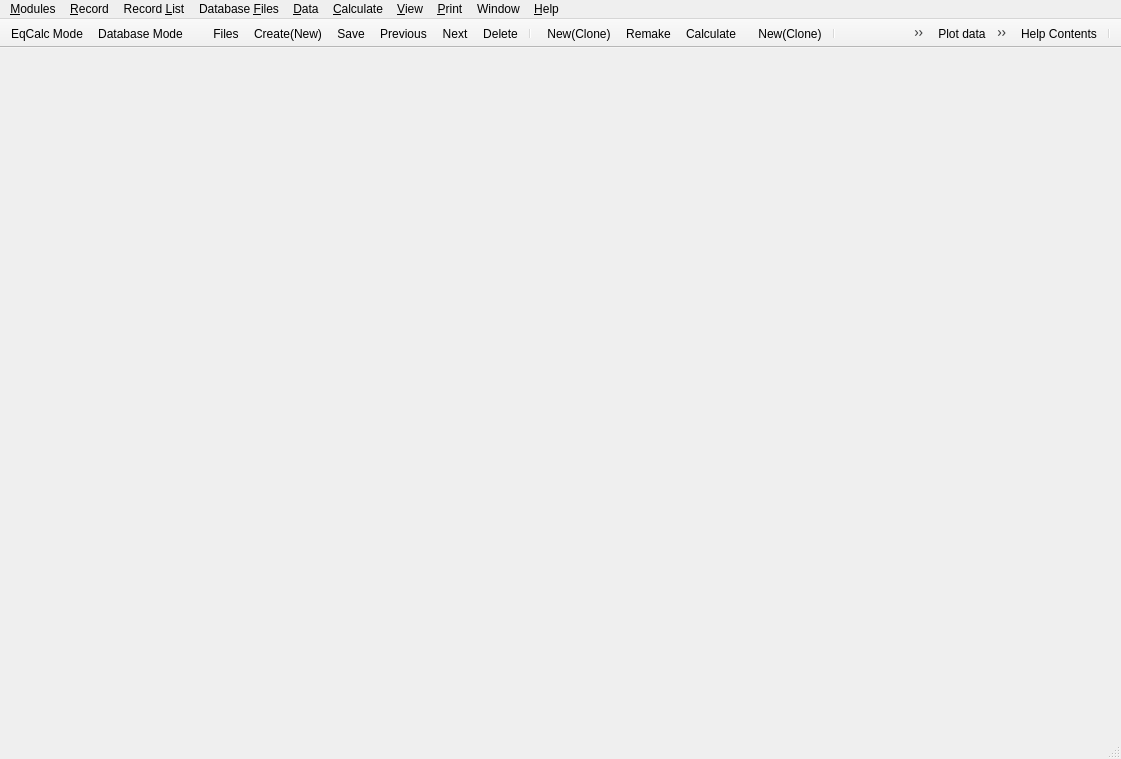
<?xml version="1.0" encoding="UTF-8"?>
<ui version="4.0">
 <class>GemsMainWindowData</class>
 <widget class="QMainWindow" name="GemsMainWindowData">
  <property name="geometry">
   <rect>
    <x>0</x>
    <y>0</y>
    <width>1121</width>
    <height>759</height>
   </rect>
  </property>
  <property name="windowTitle">
   <string>MainWindow</string>
  </property>
  <property name="tabShape">
   <enum>QTabWidget::Rounded</enum>
  </property>
  <property name="dockOptions">
   <set>QMainWindow::AllowTabbedDocks|QMainWindow::AnimatedDocks</set>
  </property>
  <widget class="QWidget" name="centralwidget">
   <layout class="QHBoxLayout" name="horizontalLayout"/>
  </widget>
  <widget class="QMenuBar" name="menubar">
   <property name="geometry">
    <rect>
     <x>0</x>
     <y>0</y>
     <width>1121</width>
     <height>21</height>
    </rect>
   </property>
   <widget class="QMenu" name="menu_Record">
    <property name="title">
     <string>&amp;Record</string>
    </property>
    <addaction name="action_Create"/>
    <addaction name="action_New"/>
    <addaction name="separator"/>
    <addaction name="action_Display"/>
    <addaction name="action_Remake"/>
    <addaction name="action_Calculate"/>
    <addaction name="separator"/>
    <addaction name="action_Save"/>
    <addaction name="actionSave_As"/>
    <addaction name="action_Delete"/>
    <addaction name="separator"/>
    <addaction name="action_Plot"/>
    <addaction name="action_Print"/>
   </widget>
   <widget class="QMenu" name="menuRecord_List">
    <property name="title">
     <string>Record &amp;List</string>
    </property>
    <addaction name="action_Copy"/>
    <addaction name="action_Rename"/>
    <addaction name="action_Move"/>
    <addaction name="action_Delete_list"/>
    <addaction name="separator"/>
    <addaction name="action_List"/>
    <addaction name="action_Backup"/>
    <addaction name="action_Restore"/>
    <addaction name="separator"/>
    <addaction name="action_Export"/>
    <addaction name="action_Import"/>
   </widget>
   <widget class="QMenu" name="menu_Database_Files">
    <property name="title">
     <string>Database &amp;Files</string>
    </property>
    <addaction name="action_Selection"/>
    <addaction name="action_Add_Link"/>
    <addaction name="action_New_2"/>
    <addaction name="separator"/>
    <addaction name="action_Compress"/>
   </widget>
   <widget class="QMenu" name="menuWindow">
    <property name="title">
     <string>Window</string>
    </property>
    <addaction name="actClose"/>
    <addaction name="actCloseAll"/>
    <addaction name="separator"/>
    <addaction name="actTile"/>
    <addaction name="actCascade"/>
    <addaction name="separator"/>
   </widget>
   <widget class="QMenu" name="smenu_Data">
    <property name="title">
     <string>&amp;Data</string>
    </property>
    <addaction name="sactionOpenMTPARAM"/>
    <addaction name="sactionOpen_SYSTEM_ICOMP"/>
    <addaction name="separator"/>
    <addaction name="sactionOutMulti"/>
    <addaction name="sactionReadMulti"/>
   </widget>
   <widget class="QMenu" name="smenu_Calc">
    <property name="title">
     <string>&amp;Calculate</string>
    </property>
    <addaction name="saction_BCC"/>
    <addaction name="saction_IPM"/>
    <addaction name="separator"/>
    <addaction name="separator"/>
    <addaction name="sactionSimplex"/>
    <addaction name="sactionPrecise"/>
    <addaction name="sactionStepwise"/>
   </widget>
   <widget class="QMenu" name="smenu_View">
    <property name="title">
     <string>&amp;View</string>
    </property>
    <addaction name="sactionEQUSTAT_ICOMP"/>
    <addaction name="sactionOpenMULTI"/>
   </widget>
   <widget class="QMenu" name="smenu_Print">
    <property name="title">
     <string>&amp;Print</string>
    </property>
    <addaction name="sactionPrintMtparm"/>
    <addaction name="sactionPrintSystem"/>
    <addaction name="sactionPrintEqstat"/>
    <addaction name="separator"/>
    <addaction name="sactionPrInput"/>
    <addaction name="sactionPrResults"/>
   </widget>
   <widget class="QMenu" name="smenu_Help">
    <property name="title">
     <string>&amp;Help</string>
    </property>
    <addaction name="action_Preferences"/>
    <addaction name="sactionHelp"/>
    <addaction name="sactionHowto"/>
    <addaction name="actionTutorial"/>
    <addaction name="sactionScript"/>
    <addaction name="separator"/>
    <addaction name="sactionMoreBCC"/>
    <addaction name="sactionMoreIPM"/>
    <addaction name="separator"/>
    <addaction name="sactionAbout"/>
    <addaction name="actionAuthors"/>
    <addaction name="actionThanks"/>
    <addaction name="actionLicense"/>
   </widget>
   <widget class="QMenu" name="menu_Modules">
    <property name="tearOffEnabled">
     <bool>false</bool>
    </property>
    <property name="title">
     <string>&amp;Modules</string>
    </property>
    <addaction name="action_calcMode"/>
    <addaction name="actionDataBaseMode"/>
    <addaction name="separator"/>
    <addaction name="actionIComp"/>
    <addaction name="actionDComp"/>
    <addaction name="actionReacDC"/>
    <addaction name="actionRTparm"/>
    <addaction name="actionPhase"/>
    <addaction name="actionCompos"/>
    <addaction name="separator"/>
    <addaction name="actionSysEq"/>
    <addaction name="actionProcess"/>
    <addaction name="actionGEM2MT"/>
    <addaction name="actionGtDemo"/>
    <addaction name="actionDualTh"/>
    <addaction name="actionUnSpace"/>
    <addaction name="actionProject"/>
    <addaction name="separator"/>
    <addaction name="actionSDref"/>
    <addaction name="separator"/>
    <addaction name="actionExit"/>
   </widget>
   <addaction name="menu_Modules"/>
   <addaction name="menu_Record"/>
   <addaction name="menuRecord_List"/>
   <addaction name="menu_Database_Files"/>
   <addaction name="smenu_Data"/>
   <addaction name="smenu_Calc"/>
   <addaction name="smenu_View"/>
   <addaction name="smenu_Print"/>
   <addaction name="menuWindow"/>
   <addaction name="smenu_Help"/>
  </widget>
  <widget class="QStatusBar" name="statusbar"/>
  <widget class="QToolBar" name="toolBar">
   <property name="windowTitle">
    <string>GEMS3ModeTB</string>
   </property>
   <property name="movable">
    <bool>false</bool>
   </property>
   <attribute name="toolBarArea">
    <enum>TopToolBarArea</enum>
   </attribute>
   <attribute name="toolBarBreak">
    <bool>false</bool>
   </attribute>
   <addaction name="action_calcMode"/>
   <addaction name="actionDataBaseMode"/>
  </widget>
  <widget class="QToolBar" name="toolModule">
   <property name="windowTitle">
    <string>ModuleList</string>
   </property>
   <property name="movable">
    <bool>false</bool>
   </property>
   <attribute name="toolBarArea">
    <enum>TopToolBarArea</enum>
   </attribute>
   <attribute name="toolBarBreak">
    <bool>false</bool>
   </attribute>
  </widget>
  <widget class="QToolBar" name="toolBar_2">
   <property name="windowTitle">
    <string>RecordTool</string>
   </property>
   <property name="movable">
    <bool>false</bool>
   </property>
   <property name="allowedAreas">
    <set>Qt::AllToolBarAreas</set>
   </property>
   <property name="floatable">
    <bool>true</bool>
   </property>
   <attribute name="toolBarArea">
    <enum>TopToolBarArea</enum>
   </attribute>
   <attribute name="toolBarBreak">
    <bool>false</bool>
   </attribute>
   <addaction name="actionFile"/>
   <addaction name="action_Create"/>
   <addaction name="action_Save"/>
   <addaction name="actionPrevious"/>
   <addaction name="actionNext"/>
   <addaction name="action_Delete"/>
   <addaction name="separator"/>
  </widget>
  <widget class="QToolBar" name="toolBar_4">
   <property name="windowTitle">
    <string>ModuleCalc</string>
   </property>
   <property name="movable">
    <bool>false</bool>
   </property>
   <property name="floatable">
    <bool>true</bool>
   </property>
   <attribute name="toolBarArea">
    <enum>TopToolBarArea</enum>
   </attribute>
   <attribute name="toolBarBreak">
    <bool>false</bool>
   </attribute>
   <addaction name="action_New"/>
   <addaction name="action_Remake"/>
   <addaction name="action_Calculate"/>
  </widget>
  <widget class="QToolBar" name="toolBar_3">
   <property name="windowTitle">
    <string>SystemSetCalc</string>
   </property>
   <property name="movable">
    <bool>false</bool>
   </property>
   <property name="floatable">
    <bool>true</bool>
   </property>
   <attribute name="toolBarArea">
    <enum>TopToolBarArea</enum>
   </attribute>
   <attribute name="toolBarBreak">
    <bool>false</bool>
   </attribute>
   <addaction name="action_New"/>
   <addaction name="separator"/>
   <addaction name="sactionINSERT_SYSTEM"/>
   <addaction name="sactionOpen_SYSTEM_ICOMP"/>
   <addaction name="saction_BCC"/>
   <addaction name="saction_IPM"/>
   <addaction name="sactionEQUSTAT_ICOMP"/>
  </widget>
  <widget class="QToolBar" name="toolBar_5">
   <property name="windowTitle">
    <string>PlotGraphTB</string>
   </property>
   <property name="movable">
    <bool>false</bool>
   </property>
   <property name="floatable">
    <bool>false</bool>
   </property>
   <attribute name="toolBarArea">
    <enum>TopToolBarArea</enum>
   </attribute>
   <attribute name="toolBarBreak">
    <bool>false</bool>
   </attribute>
   <addaction name="action_Plot"/>
   <addaction name="action_Print"/>
   <addaction name="separator"/>
  </widget>
  <widget class="QToolBar" name="toolBar_6">
   <property name="windowTitle">
    <string>Help</string>
   </property>
   <property name="movable">
    <bool>false</bool>
   </property>
   <property name="floatable">
    <bool>false</bool>
   </property>
   <attribute name="toolBarArea">
    <enum>TopToolBarArea</enum>
   </attribute>
   <attribute name="toolBarBreak">
    <bool>false</bool>
   </attribute>
   <addaction name="action_Help_2"/>
   <addaction name="separator"/>
  </widget>
  <action name="action_Create">
   <property name="icon">
    <iconset resource="../GUI.qrc">
     <normaloff>:/menu/Icons/NewCreateRecordIcon.png</normaloff>:/menu/Icons/NewCreateRecordIcon.png</iconset>
   </property>
   <property name="text">
    <string>&amp;Create(New)...</string>
   </property>
   <property name="toolTip">
    <string>Create a new record from scratch</string>
   </property>
   <property name="iconVisibleInMenu">
    <bool>true</bool>
   </property>
  </action>
  <action name="action_New">
   <property name="icon">
    <iconset resource="../GUI.qrc">
     <normaloff>:/menu/Icons/NewCloneRecordIcon.png</normaloff>:/menu/Icons/NewCloneRecordIcon.png</iconset>
   </property>
   <property name="text">
    <string>&amp;New(Clone)...</string>
   </property>
   <property name="toolTip">
    <string>Clone a new record from this one</string>
   </property>
   <property name="iconVisibleInMenu">
    <bool>true</bool>
   </property>
  </action>
  <action name="action_Display">
   <property name="icon">
    <iconset resource="../GUI.qrc">
     <normaloff>:/menu/Icons/SelectDisplayRecordIcon.png</normaloff>:/menu/Icons/SelectDisplayRecordIcon.png</iconset>
   </property>
   <property name="text">
    <string>D&amp;isplay</string>
   </property>
   <property name="toolTip">
    <string>Select and display record</string>
   </property>
   <property name="shortcut">
    <string>F6</string>
   </property>
   <property name="iconVisibleInMenu">
    <bool>true</bool>
   </property>
  </action>
  <action name="action_Remake">
   <property name="icon">
    <iconset resource="../GUI.qrc">
     <normaloff>:/menu/Icons/RemakeRecordIcon.png</normaloff>:/menu/Icons/RemakeRecordIcon.png</iconset>
   </property>
   <property name="text">
    <string>&amp;Remake...</string>
   </property>
   <property name="toolTip">
    <string>Remake record data structure</string>
   </property>
   <property name="iconVisibleInMenu">
    <bool>true</bool>
   </property>
  </action>
  <action name="action_Calculate">
   <property name="icon">
    <iconset resource="../GUI.qrc">
     <normaloff>:/menu/Icons/CalculateRecordDataIcon.png</normaloff>:/menu/Icons/CalculateRecordDataIcon.png</iconset>
   </property>
   <property name="text">
    <string>Calculat&amp;e</string>
   </property>
   <property name="toolTip">
    <string>Re-calculate and check record data</string>
   </property>
   <property name="shortcut">
    <string>F9</string>
   </property>
   <property name="iconVisibleInMenu">
    <bool>true</bool>
   </property>
  </action>
  <action name="action_Save">
   <property name="icon">
    <iconset resource="../GUI.qrc">
     <normaloff>:/menu/Icons/SaveCurrentRecordIcon.png</normaloff>:/menu/Icons/SaveCurrentRecordIcon.png</iconset>
   </property>
   <property name="text">
    <string>&amp;Save</string>
   </property>
   <property name="toolTip">
    <string>Save this record to database</string>
   </property>
   <property name="iconVisibleInMenu">
    <bool>true</bool>
   </property>
  </action>
  <action name="actionSave_As">
   <property name="text">
    <string>Save &amp;As...</string>
   </property>
   <property name="toolTip">
    <string>Save As (save this record under different key)</string>
   </property>
  </action>
  <action name="action_Delete">
   <property name="icon">
    <iconset resource="../GUI.qrc">
     <normaloff>:/menu/Icons/DeleteCurrentRecordIcon.png</normaloff>:/menu/Icons/DeleteCurrentRecordIcon.png</iconset>
   </property>
   <property name="text">
    <string>&amp;Delete</string>
   </property>
   <property name="toolTip">
    <string>Delete this record from database</string>
   </property>
   <property name="iconVisibleInMenu">
    <bool>true</bool>
   </property>
  </action>
  <action name="action_Plot">
   <property name="icon">
    <iconset resource="../GUI.qrc">
     <normaloff>:/menu/Icons/PlotDataOnGraphIcon.png</normaloff>:/menu/Icons/PlotDataOnGraphIcon.png</iconset>
   </property>
   <property name="text">
    <string>Plo&amp;t data</string>
   </property>
   <property name="toolTip">
    <string>Plot data on Graph dialog</string>
   </property>
   <property name="iconVisibleInMenu">
    <bool>true</bool>
   </property>
  </action>
  <action name="action_Print">
   <property name="icon">
    <iconset resource="../GUI.qrc">
     <normaloff>:/menu/Icons/PrintDataToFileIcon.png</normaloff>:/menu/Icons/PrintDataToFileIcon.png</iconset>
   </property>
   <property name="text">
    <string>&amp;Print...</string>
   </property>
   <property name="toolTip">
    <string>Print data to (formatted) text file</string>
   </property>
   <property name="iconVisibleInMenu">
    <bool>true</bool>
   </property>
  </action>
  <action name="action_Copy">
   <property name="text">
    <string>&amp;Copy...</string>
   </property>
   <property name="toolTip">
    <string>Copy this record to another database file</string>
   </property>
  </action>
  <action name="action_Rename">
   <property name="text">
    <string>&amp;Rename...</string>
   </property>
   <property name="toolTip">
    <string>Rename selected record(s)</string>
   </property>
  </action>
  <action name="action_Move">
   <property name="text">
    <string>&amp;Move...</string>
   </property>
   <property name="toolTip">
    <string>Move this record to another database file</string>
   </property>
  </action>
  <action name="action_Delete_list">
   <property name="text">
    <string>&amp;Delete...</string>
   </property>
   <property name="toolTip">
    <string>Delete selected record(s)</string>
   </property>
  </action>
  <action name="action_List">
   <property name="text">
    <string>&amp;List...</string>
   </property>
   <property name="toolTip">
    <string>List selected record keys to text file</string>
   </property>
  </action>
  <action name="action_Backup">
   <property name="text">
    <string>&amp;Backup...</string>
   </property>
   <property name="toolTip">
    <string>Backup record(s) to text file</string>
   </property>
  </action>
  <action name="action_Restore">
   <property name="text">
    <string>Re&amp;store...</string>
   </property>
   <property name="toolTip">
    <string>Restore record(s) from text file</string>
   </property>
  </action>
  <action name="action_Export">
   <property name="text">
    <string>&amp;Export...</string>
   </property>
   <property name="toolTip">
    <string>Export record(s) to formatted text file</string>
   </property>
  </action>
  <action name="action_Import">
   <property name="text">
    <string>&amp;Import...</string>
   </property>
   <property name="toolTip">
    <string>Import record(s) from formatted text file</string>
   </property>
  </action>
  <action name="action_Selection">
   <property name="text">
    <string>&amp;Selection...</string>
   </property>
  </action>
  <action name="action_Add_Link">
   <property name="text">
    <string>&amp;Add Link...</string>
   </property>
  </action>
  <action name="action_New_2">
   <property name="text">
    <string>&amp;New File...</string>
   </property>
  </action>
  <action name="action_Compress">
   <property name="text">
    <string>C&amp;ompress...</string>
   </property>
  </action>
  <action name="action_Help">
   <property name="icon">
    <iconset resource="../GUI.qrc">
     <normaloff>:/menu/Icons/ShowHelpWindowIcon.png</normaloff>:/menu/Icons/ShowHelpWindowIcon.png</iconset>
   </property>
   <property name="text">
    <string>&amp;Help Contents</string>
   </property>
   <property name="toolTip">
    <string>Show help contents</string>
   </property>
   <property name="iconVisibleInMenu">
    <bool>true</bool>
   </property>
  </action>
  <action name="actionView_Scripts">
   <property name="text">
    <string>View &amp;Scripts...</string>
   </property>
   <property name="toolTip">
    <string>View available scripts</string>
   </property>
   <property name="shortcut">
    <string>F3</string>
   </property>
  </action>
  <action name="action_About_GEMS">
   <property name="text">
    <string>&amp;About GEMS</string>
   </property>
   <property name="toolTip">
    <string>About GEM-Selektor</string>
   </property>
  </action>
  <action name="actionNext">
   <property name="icon">
    <iconset resource="../GUI.qrc">
     <normaloff>:/menu/Icons/DisplayNextRecordIcon.png</normaloff>:/menu/Icons/DisplayNextRecordIcon.png</iconset>
   </property>
   <property name="text">
    <string>Next</string>
   </property>
   <property name="toolTip">
    <string>Display next record</string>
   </property>
   <property name="iconVisibleInMenu">
    <bool>true</bool>
   </property>
  </action>
  <action name="actionPrevious">
   <property name="icon">
    <iconset resource="../GUI.qrc">
     <normaloff>:/menu/Icons/DisplayPrevRecordIcon.png</normaloff>:/menu/Icons/DisplayPrevRecordIcon.png</iconset>
   </property>
   <property name="text">
    <string>Previous</string>
   </property>
   <property name="toolTip">
    <string>Display previous record</string>
   </property>
   <property name="iconVisibleInMenu">
    <bool>true</bool>
   </property>
  </action>
  <action name="actionFilter">
   <property name="icon">
    <iconset resource="../GUI.qrc">
     <normaloff>:/menu/Icons/SetKeyTemplateIcon.png</normaloff>:/menu/Icons/SetKeyTemplateIcon.png</iconset>
   </property>
   <property name="text">
    <string>Filter</string>
   </property>
   <property name="toolTip">
    <string>Set filter for record keys</string>
   </property>
   <property name="iconVisibleInMenu">
    <bool>true</bool>
   </property>
  </action>
  <action name="action_Help_2">
   <property name="icon">
    <iconset resource="../GUI.qrc">
     <normaloff>:/menu/Icons/ShowHelpWindowIcon.png</normaloff>:/menu/Icons/ShowHelpWindowIcon.png</iconset>
   </property>
   <property name="text">
    <string>&amp;Help Contents</string>
   </property>
   <property name="toolTip">
    <string>Help contents</string>
   </property>
   <property name="iconVisibleInMenu">
    <bool>true</bool>
   </property>
  </action>
  <action name="actClose">
   <property name="text">
    <string>&amp;Close</string>
   </property>
   <property name="shortcut">
    <string>Ctrl+F4</string>
   </property>
  </action>
  <action name="actCloseAll">
   <property name="text">
    <string>Close &amp;All</string>
   </property>
  </action>
  <action name="actTile">
   <property name="text">
    <string>&amp;Tile</string>
   </property>
  </action>
  <action name="actCascade">
   <property name="text">
    <string>Casca&amp;de</string>
   </property>
  </action>
  <action name="actionTutorial">
   <property name="text">
    <string>&amp;Tutorial</string>
   </property>
   <property name="toolTip">
    <string>Open Tutorial</string>
   </property>
  </action>
  <action name="action_Preferences">
   <property name="text">
    <string>&amp;Preferences...</string>
   </property>
   <property name="toolTip">
    <string>Open Preferences (Settings) dialog</string>
   </property>
  </action>
  <action name="sactionOpenMTPARAM">
   <property name="text">
    <string>&amp;Thermodynamic data at T,P...</string>
   </property>
   <property name="iconText">
    <string>T,P</string>
   </property>
   <property name="toolTip">
    <string>Thermodynamic data at T,P... (MTparm window)</string>
   </property>
  </action>
  <action name="sactionOpen_SYSTEM_ICOMP">
   <property name="icon">
    <iconset resource="../GUI.qrc">
     <normaloff>:/menu/Icons/DetailedCSDIcon.png</normaloff>:/menu/Icons/DetailedCSDIcon.png</iconset>
   </property>
   <property name="text">
    <string>Detailed &amp;input recipe...</string>
   </property>
   <property name="iconText">
    <string>Detailed input recipe...</string>
   </property>
   <property name="toolTip">
    <string>Open System window (detailed input recipe)</string>
   </property>
   <property name="iconVisibleInMenu">
    <bool>true</bool>
   </property>
  </action>
  <action name="sactionOutMulti">
   <property name="text">
    <string>&amp;Export GEMS3K files...</string>
   </property>
   <property name="toolTip">
    <string>Export GEM task to GEMS3K input files</string>
   </property>
  </action>
  <action name="sactionReadMulti">
   <property name="text">
    <string>Import &amp;GEMS3K DBR file...</string>
   </property>
   <property name="toolTip">
    <string>Import GEMS3K DBR file (for this CSD)</string>
   </property>
  </action>
  <action name="saction_BCC">
   <property name="icon">
    <iconset resource="../GUI.qrc">
     <normaloff>:/menu/Icons/CalculateBCCIcon.png</normaloff>:/menu/Icons/CalculateBCCIcon.png</iconset>
   </property>
   <property name="text">
    <string>Check &amp;BCC</string>
   </property>
   <property name="toolTip">
    <string>Calculate BCC and check it for conflicts</string>
   </property>
   <property name="iconVisibleInMenu">
    <bool>true</bool>
   </property>
  </action>
  <action name="saction_IPM">
   <property name="icon">
    <iconset resource="../GUI.qrc">
     <normaloff>:/menu/Icons/CalculateGEMIcon.png</normaloff>:/menu/Icons/CalculateGEMIcon.png</iconset>
   </property>
   <property name="text">
    <string>Run GEM &amp;IPM</string>
   </property>
   <property name="toolTip">
    <string>Calculate equilibrium with GEM</string>
   </property>
   <property name="iconVisibleInMenu">
    <bool>true</bool>
   </property>
  </action>
  <action name="sactionSimplex">
   <property name="checkable">
    <bool>true</bool>
   </property>
   <property name="checked">
    <bool>true</bool>
   </property>
   <property name="text">
    <string>AIA (&amp;simplex)</string>
   </property>
   <property name="toolTip">
    <string>AIA (simplex) calculation mode</string>
   </property>
  </action>
  <action name="sactionPrecise">
   <property name="checkable">
    <bool>true</bool>
   </property>
   <property name="checked">
    <bool>true</bool>
   </property>
   <property name="text">
    <string>&amp;Cleanup</string>
   </property>
   <property name="toolTip">
    <string>Cleanup mode for precise GEM results</string>
   </property>
  </action>
  <action name="sactionStepwise">
   <property name="checkable">
    <bool>true</bool>
   </property>
   <property name="text">
    <string>S&amp;tepwise mode</string>
   </property>
   <property name="toolTip">
    <string>Stepwise GEM IPM calculation mode</string>
   </property>
  </action>
  <action name="sactionEQUSTAT_ICOMP">
   <property name="icon">
    <iconset resource="../GUI.qrc">
     <normaloff>:/menu/Icons/ShowGEMResultsIcon.png</normaloff>:/menu/Icons/ShowGEMResultsIcon.png</iconset>
   </property>
   <property name="text">
    <string>GEM IPM &amp;task results...</string>
   </property>
   <property name="toolTip">
    <string>Open EqDemo window (GEM task results)</string>
   </property>
   <property name="iconVisibleInMenu">
    <bool>true</bool>
   </property>
  </action>
  <action name="sactionOpenMULTI">
   <property name="text">
    <string>Details for &amp;experts...</string>
   </property>
   <property name="toolTip">
    <string>Open Multi window (for details for experts)</string>
   </property>
  </action>
  <action name="sactionPrintMtparm">
   <property name="text">
    <string>&amp;Thermodynamic data...</string>
   </property>
   <property name="iconText">
    <string>Thermodynamic Data</string>
   </property>
   <property name="toolTip">
    <string>Print Thermodynamic Data</string>
   </property>
  </action>
  <action name="sactionPrintSystem">
   <property name="text">
    <string>Chemical &amp;System Definition...</string>
   </property>
   <property name="iconText">
    <string>Chemical System Definition</string>
   </property>
   <property name="toolTip">
    <string>Print Chemical System Definition</string>
   </property>
  </action>
  <action name="sactionPrintEqstat">
   <property name="icon">
    <iconset resource="../GUI.qrc">
     <normaloff>:/menu/Icons/PrintDataToFileIcon.png</normaloff>:/menu/Icons/PrintDataToFileIcon.png</iconset>
   </property>
   <property name="text">
    <string>&amp;GEM task results...</string>
   </property>
   <property name="iconText">
    <string>GEM task results</string>
   </property>
   <property name="toolTip">
    <string>Print GEM task results</string>
   </property>
   <property name="iconVisibleInMenu">
    <bool>true</bool>
   </property>
  </action>
  <action name="sactionPrInput">
   <property name="text">
    <string>Contents of the &amp;Input: tab ...</string>
   </property>
   <property name="iconText">
    <string>Contents of the Input: tab</string>
   </property>
   <property name="toolTip">
    <string>Print contents of Input: System Definition tab</string>
   </property>
  </action>
  <action name="sactionPrResults">
   <property name="text">
    <string>Contents of the &amp;Results: tab ...</string>
   </property>
   <property name="toolTip">
    <string>Print contents of Results: Equilibrium State tab</string>
   </property>
  </action>
  <action name="sactionHelp">
   <property name="icon">
    <iconset resource="../GUI.qrc">
     <normaloff>:/menu/Icons/ShowHelpWindowIcon.png</normaloff>:/menu/Icons/ShowHelpWindowIcon.png</iconset>
   </property>
   <property name="text">
    <string>&amp;Help</string>
   </property>
   <property name="toolTip">
    <string>Show related Help contents</string>
   </property>
   <property name="iconVisibleInMenu">
    <bool>true</bool>
   </property>
  </action>
  <action name="sactionHowto">
   <property name="text">
    <string>H&amp;ow to</string>
   </property>
   <property name="toolTip">
    <string>How to help pages</string>
   </property>
  </action>
  <action name="sactionScript">
   <property name="text">
    <string>&amp;Scripts...</string>
   </property>
   <property name="toolTip">
    <string>Show available scripts</string>
   </property>
  </action>
  <action name="sactionMoreBCC">
   <property name="text">
    <string>More about &amp;BCC</string>
   </property>
   <property name="toolTip">
    <string>More about CSD and BCC setup</string>
   </property>
  </action>
  <action name="sactionMoreIPM">
   <property name="text">
    <string>More about &amp;IPM</string>
   </property>
   <property name="toolTip">
    <string>More about GEM IPM calculations </string>
   </property>
  </action>
  <action name="sactionAbout">
   <property name="text">
    <string>&amp;About</string>
   </property>
  </action>
  <action name="sactionINSERT_SYSTEM">
   <property name="icon">
    <iconset resource="../GUI.qrc">
     <normaloff>:/menu/Icons/RecipeWizardIcon.png</normaloff>:/menu/Icons/RecipeWizardIcon.png</iconset>
   </property>
   <property name="text">
    <string>&amp;Change Bulk Composition...</string>
   </property>
   <property name="toolTip">
    <string>Open Recipe dialog to set BCC</string>
   </property>
   <property name="iconVisibleInMenu">
    <bool>true</bool>
   </property>
  </action>
  <action name="actionIComp">
   <property name="icon">
    <iconset resource="../GUI.qrc">
     <normaloff>:/modules/Icons/ICompModuleIcon.png</normaloff>:/modules/Icons/ICompModuleIcon.png</iconset>
   </property>
   <property name="text">
    <string>&amp;IComp</string>
   </property>
   <property name="toolTip">
    <string>Independent Components (IComp)</string>
   </property>
   <property name="iconVisibleInMenu">
    <bool>true</bool>
   </property>
  </action>
  <action name="actionDComp">
   <property name="icon">
    <iconset resource="../GUI.qrc">
     <normaloff>:/modules/Icons/DCompModuleIcon.png</normaloff>:/modules/Icons/DCompModuleIcon.png</iconset>
   </property>
   <property name="text">
    <string>&amp;DComp</string>
   </property>
   <property name="toolTip">
    <string>Dependent Components (DComp)</string>
   </property>
   <property name="iconVisibleInMenu">
    <bool>true</bool>
   </property>
  </action>
  <action name="actionReacDC">
   <property name="icon">
    <iconset resource="../GUI.qrc">
     <normaloff>:/modules/Icons/ReacDCModuleIcon.png</normaloff>:/modules/Icons/ReacDCModuleIcon.png</iconset>
   </property>
   <property name="text">
    <string>&amp;ReacDC</string>
   </property>
   <property name="toolTip">
    <string>Dependent Components (ReacDC)</string>
   </property>
   <property name="iconVisibleInMenu">
    <bool>true</bool>
   </property>
  </action>
  <action name="actionRTparm">
   <property name="icon">
    <iconset resource="../GUI.qrc">
     <normaloff>:/modules/Icons/RTparmModuleIcon.png</normaloff>:/modules/Icons/RTparmModuleIcon.png</iconset>
   </property>
   <property name="text">
    <string>R&amp;Tparm</string>
   </property>
   <property name="toolTip">
    <string>T/P Tabulations and Plots (RTparm)</string>
   </property>
   <property name="iconVisibleInMenu">
    <bool>true</bool>
   </property>
  </action>
  <action name="actionPhase">
   <property name="icon">
    <iconset resource="../GUI.qrc">
     <normaloff>:/modules/Icons/PhaseModuleIcon.png</normaloff>:/modules/Icons/PhaseModuleIcon.png</iconset>
   </property>
   <property name="text">
    <string>&amp;Phase</string>
   </property>
   <property name="toolTip">
    <string>Thermodynamic Phases (Phase)</string>
   </property>
   <property name="iconVisibleInMenu">
    <bool>true</bool>
   </property>
  </action>
  <action name="actionCompos">
   <property name="icon">
    <iconset resource="../GUI.qrc">
     <normaloff>:/modules/Icons/ComposModuleIcon.png</normaloff>:/modules/Icons/ComposModuleIcon.png</iconset>
   </property>
   <property name="text">
    <string>&amp;Compos</string>
   </property>
   <property name="toolTip">
    <string>Predefined Compositions (Compos)</string>
   </property>
   <property name="iconVisibleInMenu">
    <bool>true</bool>
   </property>
  </action>
  <action name="actionSysEq">
   <property name="icon">
    <iconset resource="../GUI.qrc">
     <normaloff>:/modules/Icons/SysEqModuleIcon.png</normaloff>:/modules/Icons/SysEqModuleIcon.png</iconset>
   </property>
   <property name="text">
    <string>&amp;SysEq</string>
   </property>
   <property name="toolTip">
    <string>Single Chemical Systems (SysEq)</string>
   </property>
   <property name="iconVisibleInMenu">
    <bool>true</bool>
   </property>
  </action>
  <action name="actionProcess">
   <property name="icon">
    <iconset resource="../GUI.qrc">
     <normaloff>:/modules/Icons/ProcessModuleIcon.png</normaloff>:/modules/Icons/ProcessModuleIcon.png</iconset>
   </property>
   <property name="text">
    <string>Pr&amp;ocess</string>
   </property>
   <property name="toolTip">
    <string>Process Simulators (Process)</string>
   </property>
   <property name="iconVisibleInMenu">
    <bool>true</bool>
   </property>
  </action>
  <action name="actionGEM2MT">
   <property name="icon">
    <iconset resource="../GUI.qrc">
     <normaloff>:/modules/Icons/GEM2MTModuleIcon.png</normaloff>:/modules/Icons/GEM2MTModuleIcon.png</iconset>
   </property>
   <property name="text">
    <string>GEM2&amp;MT</string>
   </property>
   <property name="toolTip">
    <string>Coupled Fluid-Mass Transport (GEM2MT)</string>
   </property>
   <property name="iconVisibleInMenu">
    <bool>true</bool>
   </property>
  </action>
  <action name="actionGtDemo">
   <property name="icon">
    <iconset resource="../GUI.qrc">
     <normaloff>:/modules/Icons/GtDemoModuleIcon.png</normaloff>:/modules/Icons/GtDemoModuleIcon.png</iconset>
   </property>
   <property name="text">
    <string>&amp;GtDemo</string>
   </property>
   <property name="toolTip">
    <string>Data Samplers and Plotters (GtDemo)</string>
   </property>
   <property name="iconVisibleInMenu">
    <bool>true</bool>
   </property>
  </action>
  <action name="actionDualTh">
   <property name="enabled">
    <bool>false</bool>
   </property>
   <property name="icon">
    <iconset resource="../GUI.qrc">
     <normaloff>:/modules/Icons/DualThModuleIcon.png</normaloff>:/modules/Icons/DualThModuleIcon.png</iconset>
   </property>
   <property name="text">
    <string>D&amp;ualTh</string>
   </property>
   <property name="toolTip">
    <string>Dual Thermodynamics (DualTh)</string>
   </property>
   <property name="visible">
    <bool>false</bool>
   </property>
  </action>
  <action name="actionUnSpace">
   <property name="icon">
    <iconset resource="../GUI.qrc">
     <normaloff>:/modules/Icons/UnSpaceModuleIcon.png</normaloff>:/modules/Icons/UnSpaceModuleIcon.png</iconset>
   </property>
   <property name="text">
    <string>&amp;UnSpace</string>
   </property>
   <property name="toolTip">
    <string>Sensitivity Studies (UnSpace)</string>
   </property>
   <property name="visible">
    <bool>false</bool>
   </property>
  </action>
  <action name="actionProject">
   <property name="icon">
    <iconset resource="../GUI.qrc">
     <normaloff>:/modules/Icons/ModelingProjectIcon.png</normaloff>:/modules/Icons/ModelingProjectIcon.png</iconset>
   </property>
   <property name="text">
    <string>Pro&amp;ject</string>
   </property>
   <property name="toolTip">
    <string>Modelling Project (Project)</string>
   </property>
   <property name="iconVisibleInMenu">
    <bool>true</bool>
   </property>
  </action>
  <action name="actionSDref">
   <property name="icon">
    <iconset resource="../GUI.qrc">
     <normaloff>:/modules/Icons/SDrefModuleIcon.png</normaloff>:/modules/Icons/SDrefModuleIcon.png</iconset>
   </property>
   <property name="text">
    <string>SDref</string>
   </property>
   <property name="toolTip">
    <string>Bibliography and Scripts (SDref)</string>
   </property>
   <property name="iconVisibleInMenu">
    <bool>true</bool>
   </property>
  </action>
  <action name="actionConst">
   <property name="text">
    <string>Const</string>
   </property>
   <property name="toolTip">
    <string>Numerical Constants (Const)</string>
   </property>
  </action>
  <action name="actionExit">
   <property name="text">
    <string>&amp;Exit GEMS3</string>
   </property>
   <property name="toolTip">
    <string>Exit GEM-Selektor</string>
   </property>
  </action>
  <action name="actionFile">
   <property name="icon">
    <iconset resource="../GUI.qrc">
     <normaloff>:/menu/Icons/ShowFilesIcon.png</normaloff>:/menu/Icons/ShowFilesIcon.png</iconset>
   </property>
   <property name="text">
    <string>Files</string>
   </property>
   <property name="toolTip">
    <string>Currently open database files </string>
   </property>
   <property name="iconVisibleInMenu">
    <bool>true</bool>
   </property>
  </action>
  <action name="action_calcMode">
   <property name="checkable">
    <bool>true</bool>
   </property>
   <property name="icon">
    <iconset resource="../GUI.qrc">
     <normaloff>:/menu/Icons/EquilibriumModeIcon.png</normaloff>:/menu/Icons/EquilibriumModeIcon.png</iconset>
   </property>
   <property name="text">
    <string>EqCalc Mode</string>
   </property>
   <property name="toolTip">
    <string>Equilibria Calculation Mode</string>
   </property>
   <property name="iconVisibleInMenu">
    <bool>true</bool>
   </property>
  </action>
  <action name="actionDataBaseMode">
   <property name="checkable">
    <bool>true</bool>
   </property>
   <property name="icon">
    <iconset resource="../GUI.qrc">
     <normaloff>:/menu/Icons/DatabaseModeIcon.png</normaloff>:/menu/Icons/DatabaseModeIcon.png</iconset>
   </property>
   <property name="text">
    <string>Database Mode</string>
   </property>
   <property name="toolTip">
    <string>Database Management Mode</string>
   </property>
   <property name="iconVisibleInMenu">
    <bool>true</bool>
   </property>
  </action>
  <action name="actionAuthors">
   <property name="text">
    <string>Authors</string>
   </property>
  </action>
  <action name="actionThanks">
   <property name="text">
    <string>Thanks</string>
   </property>
  </action>
  <action name="actionLicense">
   <property name="text">
    <string>License</string>
   </property>
  </action>
 </widget>
 <resources>
  <include location="../GUI.qrc"/>
 </resources>
 <connections/>
</ui>
